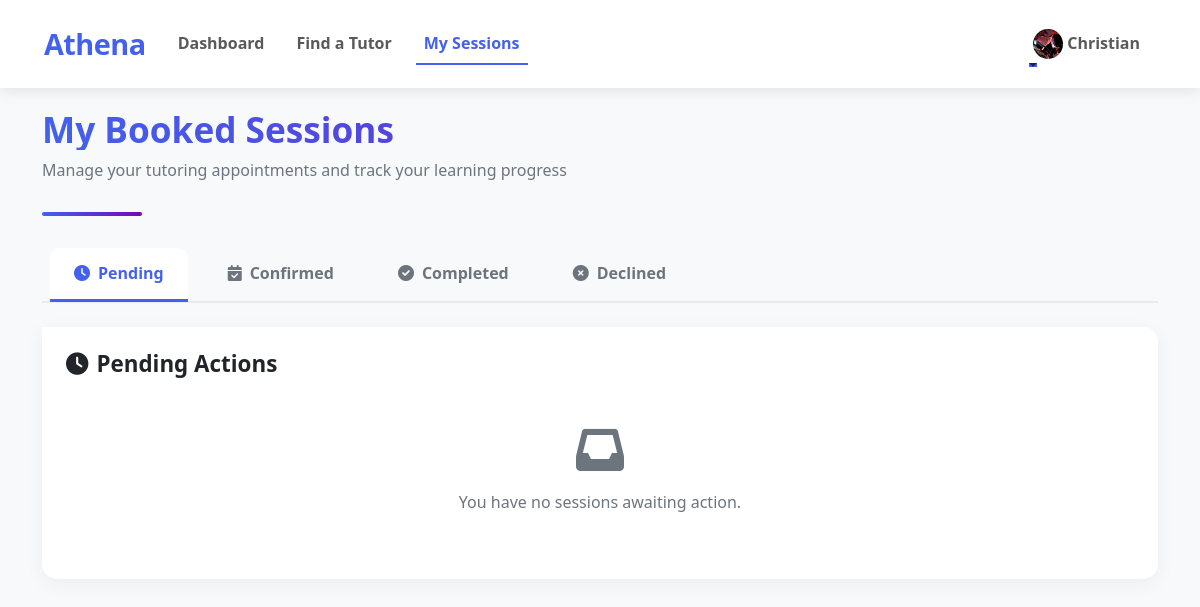
The page /my-sessions.php (signed in) on the database its author committed.
### tables this page shows
CREATE TABLE `students` (
  `id` int(11) NOT NULL,
  `name` varchar(100) NOT NULL,
  `email` varchar(100) NOT NULL,
  `phone` varchar(20) DEFAULT NULL,
  `password` varchar(255) NOT NULL,
  `status` enum('active','inactive') DEFAULT 'active',
  `created_at` timestamp NOT NULL DEFAULT current_timestamp(),
  `phone_number` varchar(20) DEFAULT NULL,
  `profile_image` varchar(255) DEFAULT NULL
);

### my-sessions.php (the view, shortened to what this page needs)
<?php
require 'db.php';
$student_id = $_SESSION['user_id'];
$stmt_student = $conn->prepare("SELECT * FROM students WHERE id = ?");
$stmt_student->execute([$student_id]);
$student = $stmt_student->fetch();
$sql_sessions = "SELECT b.id, b.tutor_id, t.name as tutor_name, b.session_date, b.session_time, b.status, b.notes, b.rating, b.feedback
                 FROM bookings b
                 JOIN tutors t ON b.tutor_id = t.id
                 WHERE b.student_id = ?
                 ORDER BY b.session_date DESC, b.session_time DESC";
$stmt_sessions = $conn->prepare($sql_sessions);
$stmt_sessions->execute([$student_id]);
$allSessions = $stmt_sessions->fetchAll(PDO::FETCH_ASSOC);
?>
<!DOCTYPE html>
<html lang="en">
<head>
    <link href="https://cdn.jsdelivr.net/npm/bootstrap@5.3.0/dist/css/bootstrap.min.css" rel="stylesheet">
    <link href="https://cdnjs.cloudflare.com/ajax/libs/font-awesome/6.0.0/css/all.min.css" rel="stylesheet">
</head>
<body>
    <nav class="navbar navbar-expand-lg navbar-light">
        <div class="container">
            <a class="navbar-brand" href="student-dashboard.php">Athena</a>
            <div class="collapse navbar-collapse" id="navbarNav">
                <ul class="navbar-nav me-auto">
                    <li class="nav-item">
                        <a class="nav-link" href="student-dashboard.php">Dashboard</a>
                    </li>
                    <li class="nav-item">
                        <a class="nav-link" href="find-tutor.php">Find a Tutor</a>
                    </li>
                    <li class="nav-item">
                        <a class="nav-link active" href="my-sessions.php">My Sessions</a>
                    </li>
                </ul>
                <ul class="navbar-nav">
                    <li class="nav-item dropdown">
                        <a class="nav-link dropdown-toggle d-flex align-items-center" href="#" id="navbarDropdown" role="button" data-bs-toggle="dropdown">
                            <?php if (isset($student['profile_image']) && !empty($student['profile_image'])): ?>
                                <img src="<?php echo htmlspecialchars($student['profile_image']); ?>" alt="Profile" class="nav-profile-img me-1">
                            <?php else: ?>
                                <i class="fas fa-user-circle me-1"></i>
                            <?php endif; ?>
                            <?php echo htmlspecialchars($student['name']); ?>
                        </a>
                    </li>
                </ul>
            </div>
        </div>
    </nav>
    <div class="sessions-container">
        <div class="container">
            <div class="page-header">
                <h2>My Booked Sessions</h2>
                <p class="text-muted">Manage your tutoring appointments and track your learning progress</p>
            </div>
            <ul class="nav nav-tabs" id="myTab" role="tablist">
                <li class="nav-item" role="presentation">
                    <button class="nav-link <?php echo (!isset($_GET['tab']) || $_GET['tab'] == 'pending' || empty($_GET['tab'])) ? 'active' : ''; ?>" id="pending-tab" data-bs-toggle="tab" data-bs-target="#pending" type="button" role="tab" aria-controls="pending" aria-selected="<?php echo (!isset($_GET['tab']) || $_GET['tab'] == 'pending' || empty($_GET['tab'])) ? 'true' : 'false'; ?>">
                        <i class="fas fa-clock me-2"></i>Pending
                    </button>
                </li>
                <li class="nav-item" role="presentation">
                    <button class="nav-link <?php echo (isset($_GET['tab']) && $_GET['tab'] == 'confirmed') ? 'active' : ''; ?>" id="confirmed-tab" data-bs-toggle="tab" data-bs-target="#confirmed" type="button" role="tab" aria-controls="confirmed" aria-selected="<?php echo (isset($_GET['tab']) && $_GET['tab'] == 'confirmed') ? 'true' : 'false'; ?>">
                        <i class="fas fa-calendar-check me-2"></i>Confirmed
                    </button>
                </li>
                <li class="nav-item" role="presentation">
                    <button class="nav-link <?php echo (isset($_GET['tab']) && $_GET['tab'] == 'completed') ? 'active' : ''; ?>" id="completed-tab" data-bs-toggle="tab" data-bs-target="#completed" type="button" role="tab" aria-controls="completed" aria-selected="<?php echo (isset($_GET['tab']) && $_GET['tab'] == 'completed') ? 'true' : 'false'; ?>">
                        <i class="fas fa-check-circle me-2"></i>Completed
                    </button>
                </li>
                <li class="nav-item" role="presentation">
                    <button class="nav-link <?php echo (isset($_GET['tab']) && $_GET['tab'] == 'declined') ? 'active' : ''; ?>" id="declined-tab" data-bs-toggle="tab" data-bs-target="#declined" type="button" role="tab" aria-controls="declined" aria-selected="<?php echo (isset($_GET['tab']) && $_GET['tab'] == 'declined') ? 'true' : 'false'; ?>">
                        <i class="fas fa-times-circle me-2"></i>Declined
                    </button>
                </li>
            </ul>
            <div class="tab-content" id="myTabContent">
                <div class="tab-pane fade <?php echo (!isset($_GET['tab']) || $_GET['tab'] == 'pending' || empty($_GET['tab'])) ? 'show active' : ''; ?>" id="pending" role="tabpanel" aria-labelledby="pending-tab">
                    <h4><i class="fas fa-clock me-2"></i>Pending Actions</h4>
                    <?php
                    $pendingActionSessions = array_filter($allSessions, function($s) {
                        return in_array(strtolower($s['status']), ['pending', 'accepted', 'payment_uploaded']);
                    });
                    if (empty($pendingActionSessions)):
                    ?>
                        <div class="text-center py-4">
                            <i class="fas fa-inbox fa-3x text-muted mb-3"></i>
                            <p class="text-muted">You have no sessions awaiting action.</p>
                        </div>
                    <?php endif; ?>
                </div>
            </div>
        </div>
    </div>
</body>
</html>

### my-sessions.php (style rules this page uses)
:root { --primary: #4361ee; --primary-dark: #3a56d4; --secondary: #7209b7; --accent: #f72585; --light: #f8f9fa; --dark: #212529; --gray-light: #e9ecef; --success: #38b000; --warning: #ffaa00; --info: #3a86ff; }
body { font-family: 'Segoe UI', Tahoma, Geneva, Verdana, sans-serif; color: var(--dark); line-height: 1.6; background-color: var(--light); padding-top: 76px; }
.navbar { padding: 1rem 2rem; background: #fff; box-shadow: 0 2px 15px rgba(0,0,0,0.1); position: fixed; top: 0; width: 100%; z-index: 1000; }
.navbar-brand { font-weight: 800; font-size: 1.8rem; color: var(--primary); letter-spacing: -0.5px; }
.nav-link { font-weight: 600; margin: 0 0.5rem; position: relative; transition: all 0.3s ease; }
.nav-profile-img { width: 30px; height: 30px; border-radius: 50%; object-fit: cover; }
.nav-link:hover, .nav-link.active { color: var(--primary) !important; }
.nav-link::after { content: ''; position: absolute; width: 0; height: 2px; bottom: 0; left: 0; background-color: var(--primary); transition: width 0.3s ease; }
.nav-link:hover::after, .nav-link.active::after { width: 100%; }
.sessions-container { padding: 2rem 0; }
.page-header { margin-bottom: 2rem; position: relative; padding-bottom: 1rem; }
.page-header h2 { font-size: 2.2rem; font-weight: 800; margin-bottom: 0.5rem; background: linear-gradient(to right, var(--primary), var(--secondary)); -webkit-background-clip: text; -webkit-text-fill-color: transparent; }
.page-header::after { content: ''; position: absolute; bottom: 0; left: 0; width: 100px; height: 4px; background: linear-gradient(to right, var(--primary), var(--secondary)); border-radius: 2px; }
.nav-tabs { border-bottom: 2px solid #e9ecef; margin-bottom: 1.5rem; }
.nav-tabs .nav-link { color: #6c757d; font-weight: 600; border: none; padding: 0.8rem 1.5rem; margin-right: 0.5rem; border-radius: 10px 10px 0 0; transition: all 0.3s ease; }
.nav-tabs .nav-link.active { color: var(--primary); background-color: #fff; border: none; border-bottom: 3px solid var(--primary); }
.nav-tabs .nav-link::after { display: none; }
.tab-content { background-color: #fff; border-radius: 0 15px 15px 15px; box-shadow: 0 5px 20px rgba(0,0,0,0.05); padding: 1.5rem; }
.tab-content h4 { font-weight: 700; font-size: 1.4rem; margin-bottom: 1.5rem; color: var(--dark); }
.text-muted { color: #6c757d !important; }

### rows shown on the page
students: profile_image (picture), name "Christian"
